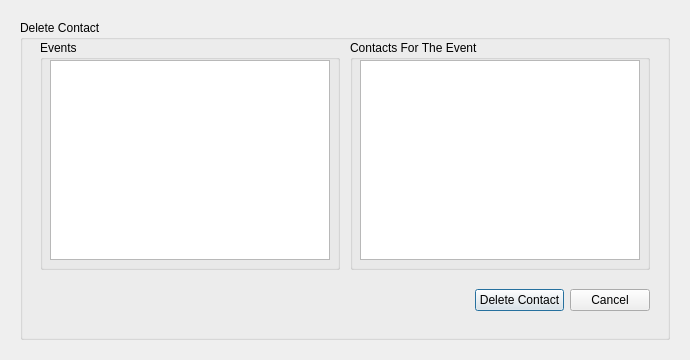
<?xml version="1.0" encoding="UTF-8"?>
<ui version="4.0">
 <class>ContactsDeleteWindow</class>
 <widget class="QDialog" name="ContactsDeleteWindow">
  <property name="geometry">
   <rect>
    <x>0</x>
    <y>0</y>
    <width>690</width>
    <height>360</height>
   </rect>
  </property>
  <property name="minimumSize">
   <size>
    <width>690</width>
    <height>360</height>
   </size>
  </property>
  <property name="maximumSize">
   <size>
    <width>690</width>
    <height>360</height>
   </size>
  </property>
  <property name="windowTitle">
   <string>Dialog</string>
  </property>
  <widget class="QGroupBox" name="DeleteContactBox">
   <property name="geometry">
    <rect>
     <x>20</x>
     <y>20</y>
     <width>650</width>
     <height>320</height>
    </rect>
   </property>
   <property name="title">
    <string>Delete Contact</string>
   </property>
   <widget class="QGroupBox" name="EventsBox">
    <property name="geometry">
     <rect>
      <x>20</x>
      <y>20</y>
      <width>300</width>
      <height>230</height>
     </rect>
    </property>
    <property name="title">
     <string>Events</string>
    </property>
    <widget class="QTableView" name="EventsTableView">
     <property name="geometry">
      <rect>
       <x>10</x>
       <y>20</y>
       <width>280</width>
       <height>200</height>
      </rect>
     </property>
    </widget>
   </widget>
   <widget class="QGroupBox" name="ContactsForTheEventBox">
    <property name="geometry">
     <rect>
      <x>330</x>
      <y>20</y>
      <width>300</width>
      <height>230</height>
     </rect>
    </property>
    <property name="title">
     <string>Contacts For The Event</string>
    </property>
    <widget class="QTableView" name="ContactsForTheEventTableView">
     <property name="geometry">
      <rect>
       <x>10</x>
       <y>20</y>
       <width>280</width>
       <height>200</height>
      </rect>
     </property>
    </widget>
   </widget>
   <widget class="QWidget" name="horizontalLayoutWidget">
    <property name="geometry">
     <rect>
      <x>20</x>
      <y>260</y>
      <width>610</width>
      <height>40</height>
     </rect>
    </property>
    <layout class="QHBoxLayout" name="HorizontalLayout">
     <item>
      <spacer name="HorizontalSpacer">
       <property name="orientation">
        <enum>Qt::Horizontal</enum>
       </property>
       <property name="sizeHint" stdset="0">
        <size>
         <width>40</width>
         <height>20</height>
        </size>
       </property>
      </spacer>
     </item>
     <item>
      <widget class="QPushButton" name="DeleteContactButton">
       <property name="text">
        <string>Delete Contact</string>
       </property>
      </widget>
     </item>
     <item>
      <widget class="QPushButton" name="CancelButton">
       <property name="text">
        <string>Cancel</string>
       </property>
      </widget>
     </item>
    </layout>
   </widget>
  </widget>
 </widget>
 <resources/>
 <connections/>
</ui>
